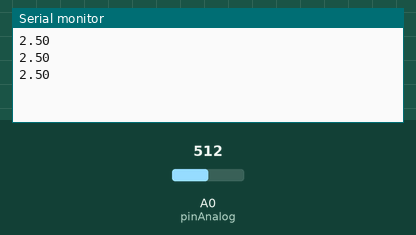
Recording of a sketch running on a simulated Arduino Uno, built with avr-gcc and run on an emulated ATmega328P. Parts: the last lines printed to the serial monitor. The inputs (shaded band) are chosen by the test bench; at power-on: A0 (pinAnalog) = 512.

Above: at 1.3 s.
1.4 s: A0 (pinAnalog) set to 716
At 1.9 s:
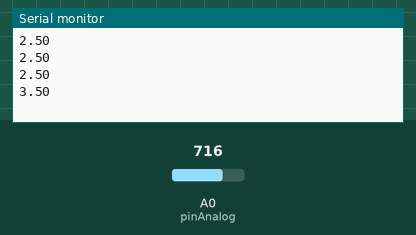
2.9 s: A0 (pinAnalog) set to 900
At 3.4 s:
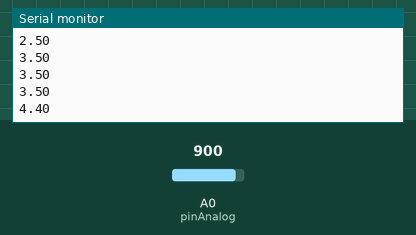
Timing chart, 0 to 5.9 s (numbered marks = the images above; inputs shaded):
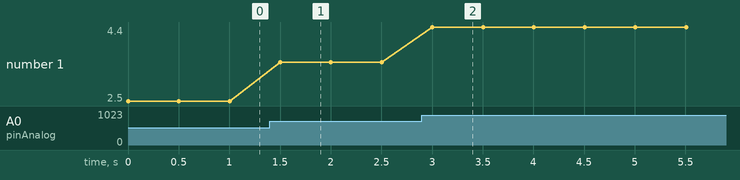

Measured:
- after the input at 1.4 s, the serial monitor: prints a new line after 0.10 s (image 1)
- after the input at 2.9 s, the serial monitor: prints a new line after 0.10 s (image 2)
- plotted number 1: 2.5 → 3.5 after the input at 1.4 s, 3.5 → 4.4 after the input at 2.9 s

The sketch:

04_Voltimetro.ino
```cpp
int pinAnalog = A0;
int dt = 500;
float v2;

void setup() {
  // put your setup code here, to run once:
  pinMode(pinAnalog, INPUT);
  Serial.begin(9600);
}

void loop() {
  // put your main code here, to run repeatedly:
  v2 = analogRead(pinAnalog);
  v2 = (5.0 * v2) / 1023.0;
  Serial.println(v2);
  delay(dt);
}
```
